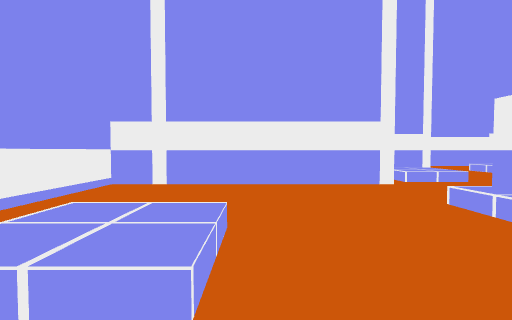
[1] (above)

18 first-person views from a walk through a scene from a Unity 3-D project. The camera is 1.5 m above the floor, tilts 2° down and sees 85° across. The floor is counted in squares, 2 m on a side. Each view is taken from the middle of a square. On the plan, view 1 faces up. The plan holds only what a view shows up to about 10 squares ahead; the rest is blank. The place goes on beyond the plan. The player character is not drawn.

[2]
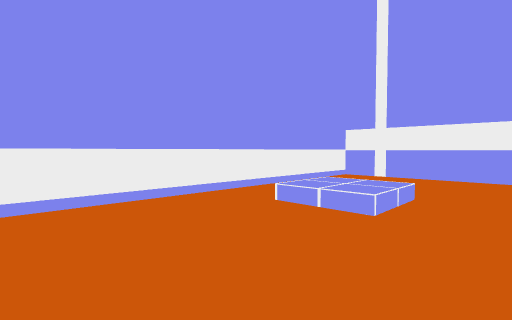

[3]
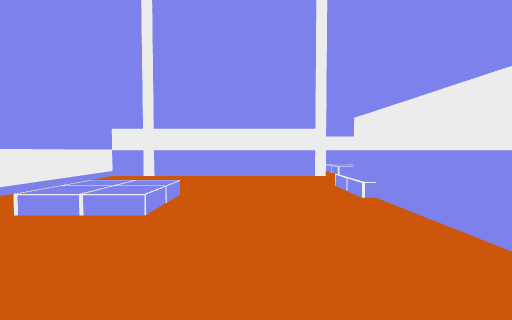

[4]
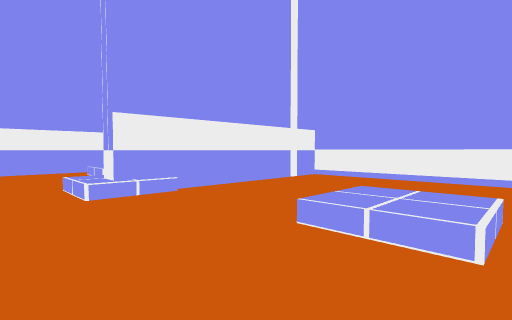

[5]
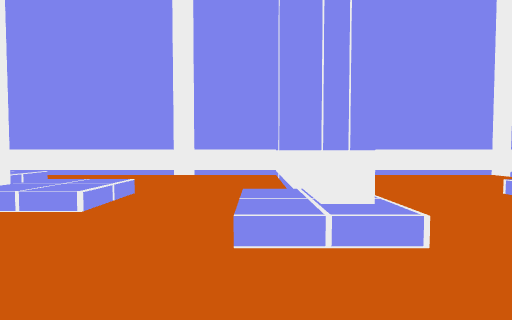

[6]
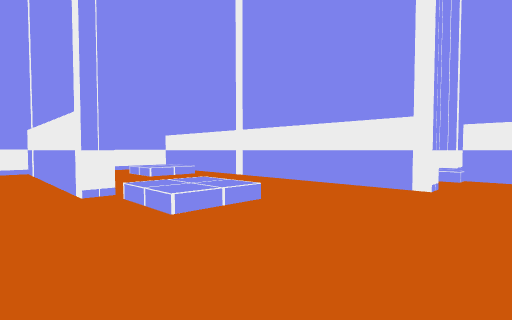

[7]
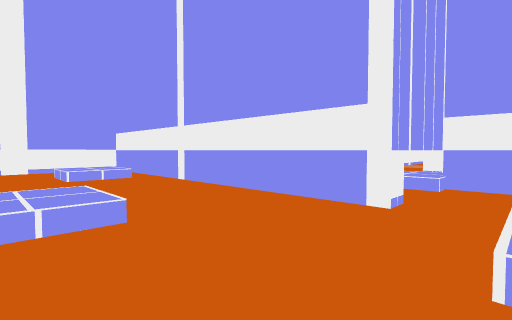

[8]
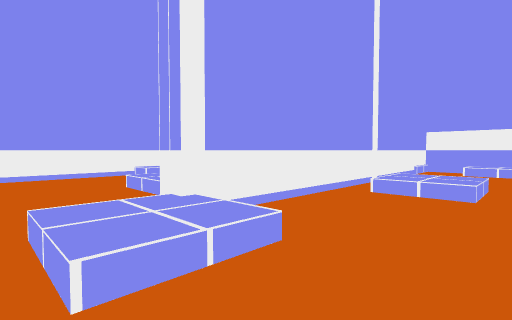

[9]
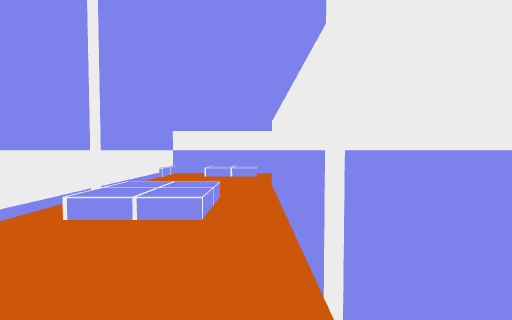

[10]
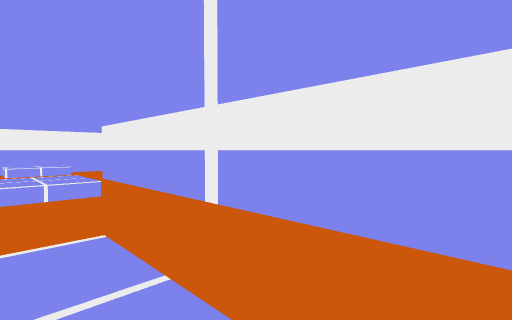

[11]
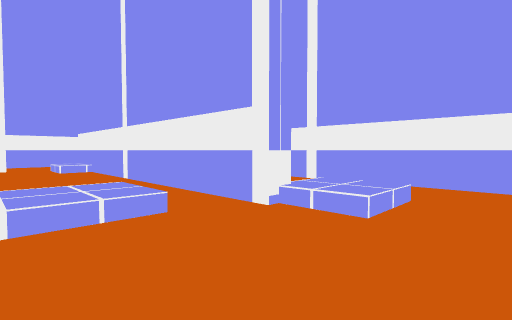

[12]
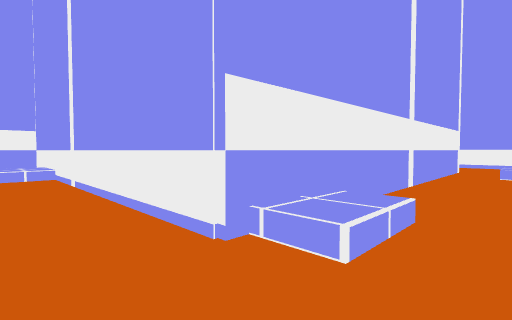

[13]
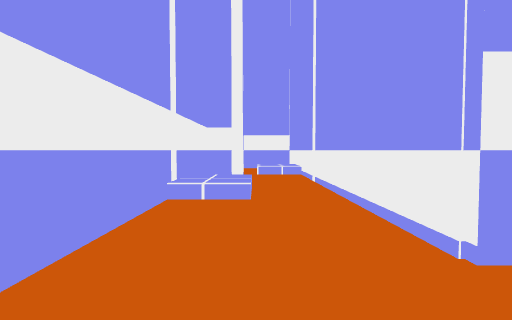

[14]
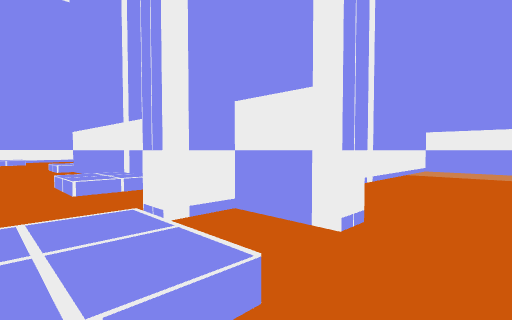

[15]
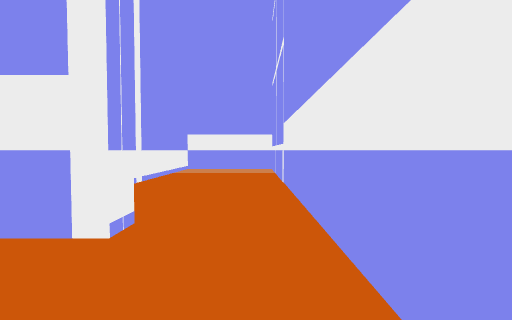

[16]
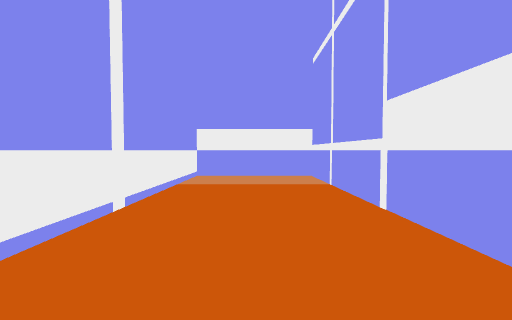

[17]
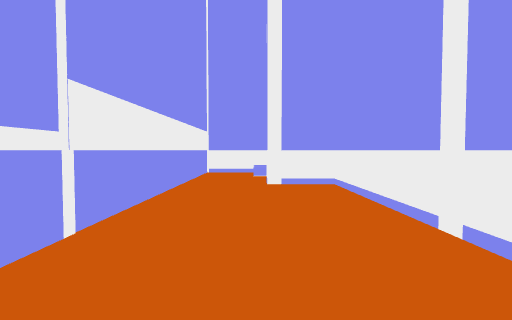

[18]
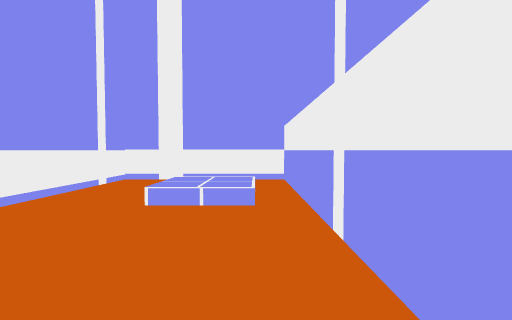

### Floor plan
Key: @ floor where view 1 was taken; # wall or solid block; . main floor; : floor 0.5 m higher than the main floor; / step, stairs or slope.
Columns run from 4 left of view 1 to 19 right of it. Each row starts with its distance up from view 1.
 22                    #####
 21                    #...#
 20                    #...#
 19                    #...#
 18                    #...#
 17                    #...#
 16                    #...#
 15                    #...#
 14           :/       #...#
 13           /##########..#
 12          ...........//.#
 11 ###########.........:/.#
 10 #..//......./###########
  9 #..:/......./#.//.
  8 #.......//...#....
  7 #.......:/...# ..#
  6 ########.....# ..#
  5 #............#/:.#
  4 #......//....#//.#
  3 #......#/....#...#
  2 #./:...#../:.#...#
  1 #.//...#..//.#/..#
  0 #...@..#...../:..#
 -1 #......#.........#
 -2 #......#.........#
 -3 ##################

Positions as (right, up) in squares from view 1, and headings:
1: (0, 0), facing up
2: (1, -2), facing up-left
3: (1, -2), facing up
4: (-2, 5), facing down-right
5: (4, 6), facing down
6: (8, 5), facing up-left
7: (8, 7), facing up-left
8: (12, -1), facing up-left
9: (12, 1), facing up
10: (10, -1), facing up-right
11: (6, -2), facing up-right
12: (7, 12), facing down-right
13: (7, 12), facing right
14: (18, 11), facing up-left
15: (18, 11), facing up
16: (17, 14), facing up
17: (17, 20), facing down
18: (4, 10), facing left
